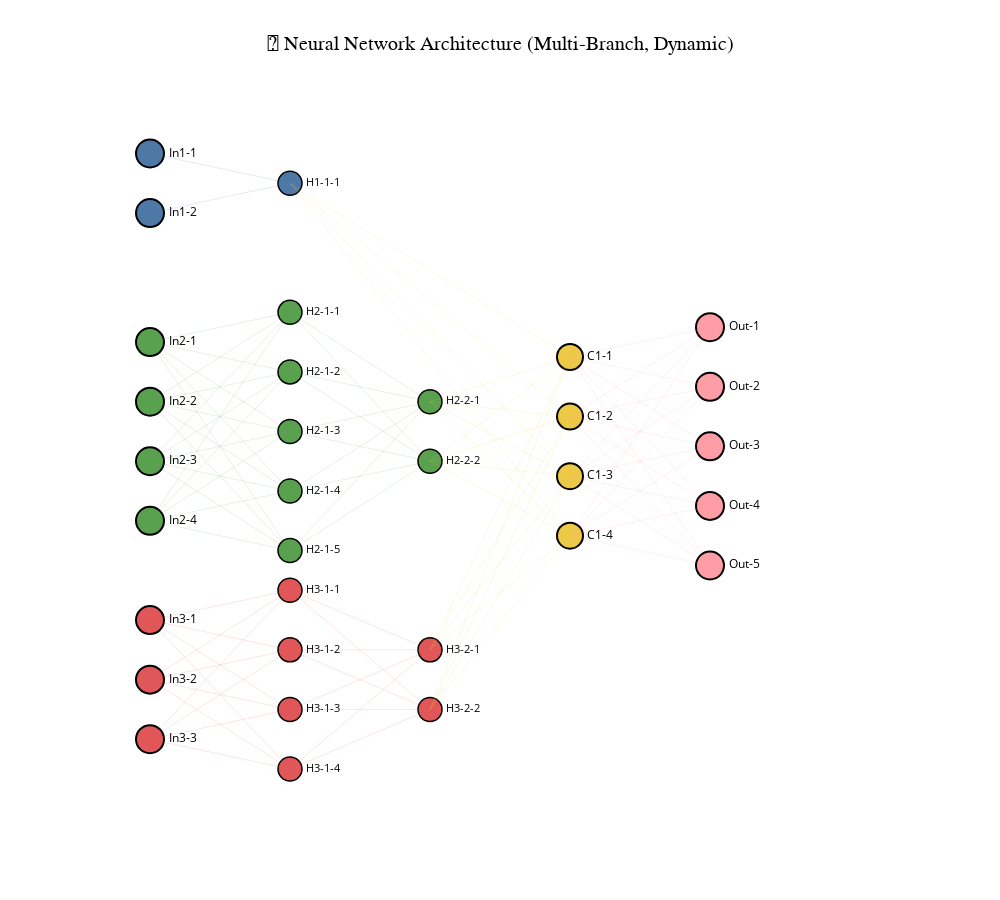

This figure's notebook cell:
### Markdown cell above
#### Visualisasi Model

### Code cell
from visualization import plot_dynamic_multi_input_network
plot_dynamic_multi_input_network(
    input_dims=[config.input_1_dim, config.input_2_dim,config.input_3_dim],
    hidden_dims_per_branch=[
        config.hidden_1_dims,
        config.hidden_2_dims,
        config.hidden_3_dims
    ],
    combined_dims=config.combine_dims,
    output_dim=config.output_dim,
    figsize=(1000, 900)
)

### Figure 1 — Plotly figure (JSON) as saved in the notebook; plotly's stock layout.template omitted (floating-point values rounded to 4 significant figures)
{"data": [{"hovertext": "Input 1<br>Neuron 1", "marker": {"color": "#4E79A7", "line": {"color": "black", "width": 2}, "size": 28}, "mode": "markers+text", "showlegend": false, "text": ["In1-1"], "textfont": {"color": "black", "size": 12}, "textposition": "middle right", "type": "scatter", "x": [0], "y": [2.8]}, {"hovertext": "Input 1<br>Neuron 2", "marker": {"color": "#4E79A7", "line": {"color": "black", "width": 2}, "size": 28}, "mode": "markers+text", "showlegend": false, "text": ["In1-2"], "textfont": {"color": "black", "size": 12}, "textposition": "middle right", "type": "scatter", "x": [0], "y": [2.2]}, {"hovertext": "Input 2<br>Neuron 1", "marker": {"color": "#59A14F", "line": {"color": "black", "width": 2}, "size": 28}, "mode": "markers+text", "showlegend": false, "text": ["In2-1"], "textfont": {"color": "black", "size": 12}, "textposition": "middle right", "type": "scatter", "x": [0], "y": [0.9]}, {"hovertext": "Input 2<br>Neuron 2", "marker": {"color": "#59A14F", "line": {"color": "black", "width": 2}, "size": 28}, "mode": "markers+text", "showlegend": false, "text": ["In2-2"], "textfont": {"color": "black", "size": 12}, "textposition": "middle right", "type": "scatter", "x": [0], "y": [0.3]}, {"hovertext": "Input 2<br>Neuron 3", "marker": {"color": "#59A14F", "line": {"color": "black", "width": 2}, "size": 28}, "mode": "markers+text", "showlegend": false, "text": ["In2-3"], "textfont": {"color": "black", "size": 12}, "textposition": "middle right", "type": "scatter", "x": [0], "y": [-0.3]}, {"hovertext": "Input 2<br>Neuron 4", "marker": {"color": "#59A14F", "line": {"color": "black", "width": 2}, "size": 28}, "mode": "markers+text", "showlegend": false, "text": ["In2-4"], "textfont": {"color": "black", "size": 12}, "textposition": "middle right", "type": "scatter", "x": [0], "y": [-0.9]}, {"hovertext": "Input 3<br>Neuron 1", "marker": {"color": "#E15759", "line": {"color": "black", "width": 2}, "size": 28}, "mode": "markers+text", "showlegend": false, "text": ["In3-1"], "textfont": {"color": "black", "size": 12}, "textposition": "middle right", "type": "scatter", "x": [0], "y": [-1.9]}, {"hovertext": "Input 3<br>Neuron 2", "marker": {"color": "#E15759", "line": {"color": "black", "width": 2}, "size": 28}, "mode": "markers+text", "showlegend": false, "text": ["In3-2"], "textfont": {"color": "black", "size": 12}, "textposition": "middle right", "type": "scatter", "x": [0], "y": [-2.5]}, {"hovertext": "Input 3<br>Neuron 3", "marker": {"color": "#E15759", "line": {"color": "black", "width": 2}, "size": 28}, "mode": "markers+text", "showlegend": false, "text": ["In3-3"], "textfont": {"color": "black", "size": 12}, "textposition": "middle right", "type": "scatter", "x": [0], "y": [-3.1]}, {"hovertext": "Branch 1 Hidden 1<br>Neuron 1", "marker": {"color": "#4E79A7", "line": {"color": "black", "width": 1.5}, "size": 24}, "mode": "markers+text", "showlegend": false, "text": ["H1-1-1"], "textfont": {"color": "black", "size": 11}, "textposition": "middle right", "type": "scatter", "x": [1], "y": [2.5]}, {"line": {"color": "rgba(78, 121, 167, 0.3)", "width": 0.5}, "mode": "lines", "showlegend": false, "type": "scatter", "x": [0, 1], "y": [2.8, 2.5]}, {"line": {"color": "rgba(78, 121, 167, 0.3)", "width": 0.5}, "mode": "lines", "showlegend": false, "type": "scatter", "x": [0, 1], "y": [2.2, 2.5]}, {"hovertext": "Branch 2 Hidden 1<br>Neuron 1", "marker": {"color": "#59A14F", "line": {"color": "black", "width": 1.5}, "size": 24}, "mode": "markers+text", "showlegend": false, "text": ["H2-1-1"], "textfont": {"color": "black", "size": 11}, "textposition": "middle right", "type": "scatter", "x": [1], "y": [1.2]}, {"line": {"color": "rgba(89, 161, 79, 0.3)", "width": 0.5}, "mode": "lines", "showlegend": false, "type": "scatter", "x": [0, 1], "y": [0.9, 1.2]}, {"line": {"color": "rgba(89, 161, 79, 0.3)", "width": 0.5}, "mode": "lines", "showlegend": false, "type": "scatter", "x": [0, 1], "y": [0.3, 1.2]}, {"line": {"color": "rgba(89, 161, 79, 0.3)", "width": 0.5}, "mode": "lines", "showlegend": false, "type": "scatter", "x": [0, 1], "y": [-0.3, 1.2]}, {"line": {"color": "rgba(89, 161, 79, 0.3)", "width": 0.5}, "mode": "lines", "showlegend": false, "type": "scatter", "x": [0, 1], "y": [-0.9, 1.2]}, {"hovertext": "Branch 2 Hidden 1<br>Neuron 2", "marker": {"color": "#59A14F", "line": {"color": "black", "width": 1.5}, "size": 24}, "mode": "markers+text", "showlegend": false, "text": ["H2-1-2"], "textfont": {"color": "black", "size": 11}, "textposition": "middle right", "type": "scatter", "x": [1], "y": [0.6]}, {"line": {"color": "rgba(89, 161, 79, 0.3)", "width": 0.5}, "mode": "lines", "showlegend": false, "type": "scatter", "x": [0, 1], "y": [0.9, 0.6]}, {"line": {"color": "rgba(89, 161, 79, 0.3)", "width": 0.5}, "mode": "lines", "showlegend": false, "type": "scatter", "x": [0, 1], "y": [0.3, 0.6]}, {"line": {"color": "rgba(89, 161, 79, 0.3)", "width": 0.5}, "mode": "lines", "showlegend": false, "type": "scatter", "x": [0, 1], "y": [-0.3, 0.6]}, {"line": {"color": "rgba(89, 161, 79, 0.3)", "width": 0.5}, "mode": "lines", "showlegend": false, "type": "scatter", "x": [0, 1], "y": [-0.9, 0.6]}, {"hovertext": "Branch 2 Hidden 1<br>Neuron 3", "marker": {"color": "#59A14F", "line": {"color": "black", "width": 1.5}, "size": 24}, "mode": "markers+text", "showlegend": false, "text": ["H2-1-3"], "textfont": {"color": "black", "size": 11}, "textposition": "middle right", "type": "scatter", "x": [1], "y": [0]}, {"line": {"color": "rgba(89, 161, 79, 0.3)", "width": 0.5}, "mode": "lines", "showlegend": false, "type": "scatter", "x": [0, 1], "y": [0.9, 0]}, {"line": {"color": "rgba(89, 161, 79, 0.3)", "width": 0.5}, "mode": "lines", "showlegend": false, "type": "scatter", "x": [0, 1], "y": [0.3, 0]}, {"line": {"color": "rgba(89, 161, 79, 0.3)", "width": 0.5}, "mode": "lines", "showlegend": false, "type": "scatter", "x": [0, 1], "y": [-0.3, 0]}, {"line": {"color": "rgba(89, 161, 79, 0.3)", "width": 0.5}, "mode": "lines", "showlegend": false, "type": "scatter", "x": [0, 1], "y": [-0.9, 0]}, {"hovertext": "Branch 2 Hidden 1<br>Neuron 4", "marker": {"color": "#59A14F", "line": {"color": "black", "width": 1.5}, "size": 24}, "mode": "markers+text", "showlegend": false, "text": ["H2-1-4"], "textfont": {"color": "black", "size": 11}, "textposition": "middle right", "type": "scatter", "x": [1], "y": [-0.6]}, {"line": {"color": "rgba(89, 161, 79, 0.3)", "width": 0.5}, "mode": "lines", "showlegend": false, "type": "scatter", "x": [0, 1], "y": [0.9, -0.6]}, {"line": {"color": "rgba(89, 161, 79, 0.3)", "width": 0.5}, "mode": "lines", "showlegend": false, "type": "scatter", "x": [0, 1], "y": [0.3, -0.6]}, {"line": {"color": "rgba(89, 161, 79, 0.3)", "width": 0.5}, "mode": "lines", "showlegend": false, "type": "scatter", "x": [0, 1], "y": [-0.3, -0.6]}, {"line": {"color": "rgba(89, 161, 79, 0.3)", "width": 0.5}, "mode": "lines", "showlegend": false, "type": "scatter", "x": [0, 1], "y": [-0.9, -0.6]}, {"hovertext": "Branch 2 Hidden 1<br>Neuron 5", "marker": {"color": "#59A14F", "line": {"color": "black", "width": 1.5}, "size": 24}, "mode": "markers+text", "showlegend": false, "text": ["H2-1-5"], "textfont": {"color": "black", "size": 11}, "textposition": "middle right", "type": "scatter", "x": [1], "y": [-1.2]}, {"line": {"color": "rgba(89, 161, 79, 0.3)", "width": 0.5}, "mode": "lines", "showlegend": false, "type": "scatter", "x": [0, 1], "y": [0.9, -1.2]}, {"line": {"color": "rgba(89, 161, 79, 0.3)", "width": 0.5}, "mode": "lines", "showlegend": false, "type": "scatter", "x": [0, 1], "y": [0.3, -1.2]}, {"line": {"color": "rgba(89, 161, 79, 0.3)", "width": 0.5}, "mode": "lines", "showlegend": false, "type": "scatter", "x": [0, 1], "y": [-0.3, -1.2]}, {"line": {"color": "rgba(89, 161, 79, 0.3)", "width": 0.5}, "mode": "lines", "showlegend": false, "type": "scatter", "x": [0, 1], "y": [-0.9, -1.2]}, {"hovertext": "Branch 2 Hidden 2<br>Neuron 1", "marker": {"color": "#59A14F", "line": {"color": "black", "width": 1.5}, "size": 24}, "mode": "markers+text", "showlegend": false, "text": ["H2-2-1"], "textfont": {"color": "black", "size": 11}, "textposition": "middle right", "type": "scatter", "x": [2], "y": [0.3]}, {"line": {"color": "rgba(89, 161, 79, 0.3)", "width": 0.5}, "mode": "lines", "showlegend": false, "type": "scatter", "x": [1, 2], "y": [1.2, 0.3]}, {"line": {"color": "rgba(89, 161, 79, 0.3)", "width": 0.5}, "mode": "lines", "showlegend": false, "type": "scatter", "x": [1, 2], "y": [0.6, 0.3]}, {"line": {"color": "rgba(89, 161, 79, 0.3)", "width": 0.5}, "mode": "lines", "showlegend": false, "type": "scatter", "x": [1, 2], "y": [0, 0.3]}, {"line": {"color": "rgba(89, 161, 79, 0.3)", "width": 0.5}, "mode": "lines", "showlegend": false, "type": "scatter", "x": [1, 2], "y": [-0.6, 0.3]}, {"line": {"color": "rgba(89, 161, 79, 0.3)", "width": 0.5}, "mode": "lines", "showlegend": false, "type": "scatter", "x": [1, 2], "y": [-1.2, 0.3]}, {"hovertext": "Branch 2 Hidden 2<br>Neuron 2", "marker": {"color": "#59A14F", "line": {"color": "black", "width": 1.5}, "size": 24}, "mode": "markers+text", "showlegend": false, "text": ["H2-2-2"], "textfont": {"color": "black", "size": 11}, "textposition": "middle right", "type": "scatter", "x": [2], "y": [-0.3]}, {"line": {"color": "rgba(89, 161, 79, 0.3)", "width": 0.5}, "mode": "lines", "showlegend": false, "type": "scatter", "x": [1, 2], "y": [1.2, -0.3]}, {"line": {"color": "rgba(89, 161, 79, 0.3)", "width": 0.5}, "mode": "lines", "showlegend": false, "type": "scatter", "x": [1, 2], "y": [0.6, -0.3]}, {"line": {"color": "rgba(89, 161, 79, 0.3)", "width": 0.5}, "mode": "lines", "showlegend": false, "type": "scatter", "x": [1, 2], "y": [0, -0.3]}, {"line": {"color": "rgba(89, 161, 79, 0.3)", "width": 0.5}, "mode": "lines", "showlegend": false, "type": "scatter", "x": [1, 2], "y": [-0.6, -0.3]}, {"line": {"color": "rgba(89, 161, 79, 0.3)", "width": 0.5}, "mode": "lines", "showlegend": false, "type": "scatter", "x": [1, 2], "y": [-1.2, -0.3]}, {"hovertext": "Branch 3 Hidden 1<br>Neuron 1", "marker": {"color": "#E15759", "line": {"color": "black", "width": 1.5}, "size": 24}, "mode": "markers+text", "showlegend": false, "text": ["H3-1-1"], "textfont": {"color": "black", "size": 11}, "textposition": "middle right", "type": "scatter", "x": [1], "y": [-1.6]}, {"line": {"color": "rgba(225, 87, 89, 0.3)", "width": 0.5}, "mode": "lines", "showlegend": false, "type": "scatter", "x": [0, 1], "y": [-1.9, -1.6]}, {"line": {"color": "rgba(225, 87, 89, 0.3)", "width": 0.5}, "mode": "lines", "showlegend": false, "type": "scatter", "x": [0, 1], "y": [-2.5, -1.6]}, {"line": {"color": "rgba(225, 87, 89, 0.3)", "width": 0.5}, "mode": "lines", "showlegend": false, "type": "scatter", "x": [0, 1], "y": [-3.1, -1.6]}, {"hovertext": "Branch 3 Hidden 1<br>Neuron 2", "marker": {"color": "#E15759", "line": {"color": "black", "width": 1.5}, "size": 24}, "mode": "markers+text", "showlegend": false, "text": ["H3-1-2"], "textfont": {"color": "black", "size": 11}, "textposition": "middle right", "type": "scatter", "x": [1], "y": [-2.2]}, {"line": {"color": "rgba(225, 87, 89, 0.3)", "width": 0.5}, "mode": "lines", "showlegend": false, "type": "scatter", "x": [0, 1], "y": [-1.9, -2.2]}, {"line": {"color": "rgba(225, 87, 89, 0.3)", "width": 0.5}, "mode": "lines", "showlegend": false, "type": "scatter", "x": [0, 1], "y": [-2.5, -2.2]}, {"line": {"color": "rgba(225, 87, 89, 0.3)", "width": 0.5}, "mode": "lines", "showlegend": false, "type": "scatter", "x": [0, 1], "y": [-3.1, -2.2]}, {"hovertext": "Branch 3 Hidden 1<br>Neuron 3", "marker": {"color": "#E15759", "line": {"color": "black", "width": 1.5}, "size": 24}, "mode": "markers+text", "showlegend": false, "text": ["H3-1-3"], "textfont": {"color": "black", "size": 11}, "textposition": "middle right", "type": "scatter", "x": [1], "y": [-2.8]}, {"line": {"color": "rgba(225, 87, 89, 0.3)", "width": 0.5}, "mode": "lines", "showlegend": false, "type": "scatter", "x": [0, 1], "y": [-1.9, -2.8]}, {"line": {"color": "rgba(225, 87, 89, 0.3)", "width": 0.5}, "mode": "lines", "showlegend": false, "type": "scatter", "x": [0, 1], "y": [-2.5, -2.8]}, {"line": {"color": "rgba(225, 87, 89, 0.3)", "width": 0.5}, "mode": "lines", "showlegend": false, "type": "scatter", "x": [0, 1], "y": [-3.1, -2.8]}, {"hovertext": "Branch 3 Hidden 1<br>Neuron 4", "marker": {"color": "#E15759", "line": {"color": "black", "width": 1.5}, "size": 24}, "mode": "markers+text", "showlegend": false, "text": ["H3-1-4"], "textfont": {"color": "black", "size": 11}, "textposition": "middle right", "type": "scatter", "x": [1], "y": [-3.4]}, {"line": {"color": "rgba(225, 87, 89, 0.3)", "width": 0.5}, "mode": "lines", "showlegend": false, "type": "scatter", "x": [0, 1], "y": [-1.9, -3.4]}, {"line": {"color": "rgba(225, 87, 89, 0.3)", "width": 0.5}, "mode": "lines", "showlegend": false, "type": "scatter", "x": [0, 1], "y": [-2.5, -3.4]}, {"line": {"color": "rgba(225, 87, 89, 0.3)", "width": 0.5}, "mode": "lines", "showlegend": false, "type": "scatter", "x": [0, 1], "y": [-3.1, -3.4]}, {"hovertext": "Branch 3 Hidden 2<br>Neuron 1", "marker": {"color": "#E15759", "line": {"color": "black", "width": 1.5}, "size": 24}, "mode": "markers+text", "showlegend": false, "text": ["H3-2-1"], "textfont": {"color": "black", "size": 11}, "textposition": "middle right", "type": "scatter", "x": [2], "y": [-2.2]}, {"line": {"color": "rgba(225, 87, 89, 0.3)", "width": 0.5}, "mode": "lines", "showlegend": false, "type": "scatter", "x": [1, 2], "y": [-1.6, -2.2]}, {"line": {"color": "rgba(225, 87, 89, 0.3)", "width": 0.5}, "mode": "lines", "showlegend": false, "type": "scatter", "x": [1, 2], "y": [-2.2, -2.2]}, {"line": {"color": "rgba(225, 87, 89, 0.3)", "width": 0.5}, "mode": "lines", "showlegend": false, "type": "scatter", "x": [1, 2], "y": [-2.8, -2.2]}, {"line": {"color": "rgba(225, 87, 89, 0.3)", "width": 0.5}, "mode": "lines", "showlegend": false, "type": "scatter", "x": [1, 2], "y": [-3.4, -2.2]}, {"hovertext": "Branch 3 Hidden 2<br>Neuron 2", "marker": {"color": "#E15759", "line": {"color": "black", "width": 1.5}, "size": 24}, "mode": "markers+text", "showlegend": false, "text": ["H3-2-2"], "textfont": {"color": "black", "size": 11}, "textposition": "middle right", "type": "scatter", "x": [2], "y": [-2.8]}, {"line": {"color": "rgba(225, 87, 89, 0.3)", "width": 0.5}, "mode": "lines", "showlegend": false, "type": "scatter", "x": [1, 2], "y": [-1.6, -2.8]}, {"line": {"color": "rgba(225, 87, 89, 0.3)", "width": 0.5}, "mode": "lines", "showlegend": false, "type": "scatter", "x": [1, 2], "y": [-2.2, -2.8]}, {"line": {"color": "rgba(225, 87, 89, 0.3)", "width": 0.5}, "mode": "lines", "showlegend": false, "type": "scatter", "x": [1, 2], "y": [-2.8, -2.8]}, {"line": {"color": "rgba(225, 87, 89, 0.3)", "width": 0.5}, "mode": "lines", "showlegend": false, "type": "scatter", "x": [1, 2], "y": [-3.4, -2.8]}, {"hovertext": "Combined Layer 1<br>Neuron 1", "marker": {"color": "#EDC948", "line": {"color": "black", "width": 2}, "size": 26}, "mode": "markers+text", "showlegend": false, "text": ["C1-1"], "textfont": {"color": "black", "size": 12}, "textposition": "middle right", "type": "scatter", "x": [3], "y": [0.75]}, {"line": {"color": "rgba(237, 201, 72, 0.3)", "width": 0.5}, "mode": "lines", "showlegend": false, "type": "scatter", "x": [1, 3], "y": [2.5, 0.75]}, {"line": {"color": "rgba(237, 201, 72, 0.3)", "width": 0.5}, "mode": "lines", "showlegend": false, "type": "scatter", "x": [2, 3], "y": [0.3, 0.75]}, {"line": {"color": "rgba(237, 201, 72, 0.3)", "width": 0.5}, "mode": "lines", "showlegend": false, "type": "scatter", "x": [2, 3], "y": [-0.3, 0.75]}, {"line": {"color": "rgba(237, 201, 72, 0.3)", "width": 0.5}, "mode": "lines", "showlegend": false, "type": "scatter", "x": [2, 3], "y": [-2.2, 0.75]}, {"line": {"color": "rgba(237, 201, 72, 0.3)", "width": 0.5}, "mode": "lines", "showlegend": false, "type": "scatter", "x": [2, 3], "y": [-2.8, 0.75]}, {"hovertext": "Combined Layer 1<br>Neuron 2", "marker": {"color": "#EDC948", "line": {"color": "black", "width": 2}, "size": 26}, "mode": "markers+text", "showlegend": false, "text": ["C1-2"], "textfont": {"color": "black", "size": 12}, "textposition": "middle right", "type": "scatter", "x": [3], "y": [0.15]}, {"line": {"color": "rgba(237, 201, 72, 0.3)", "width": 0.5}, "mode": "lines", "showlegend": false, "type": "scatter", "x": [1, 3], "y": [2.5, 0.15]}, {"line": {"color": "rgba(237, 201, 72, 0.3)", "width": 0.5}, "mode": "lines", "showlegend": false, "type": "scatter", "x": [2, 3], "y": [0.3, 0.15]}, {"line": {"color": "rgba(237, 201, 72, 0.3)", "width": 0.5}, "mode": "lines", "showlegend": false, "type": "scatter", "x": [2, 3], "y": [-0.3, 0.15]}, {"line": {"color": "rgba(237, 201, 72, 0.3)", "width": 0.5}, "mode": "lines", "showlegend": false, "type": "scatter", "x": [2, 3], "y": [-2.2, 0.15]}, {"line": {"color": "rgba(237, 201, 72, 0.3)", "width": 0.5}, "mode": "lines", "showlegend": false, "type": "scatter", "x": [2, 3], "y": [-2.8, 0.15]}, {"hovertext": "Combined Layer 1<br>Neuron 3", "marker": {"color": "#EDC948", "line": {"color": "black", "width": 2}, "size": 26}, "mode": "markers+text", "showlegend": false, "text": ["C1-3"], "textfont": {"color": "black", "size": 12}, "textposition": "middle right", "type": "scatter", "x": [3], "y": [-0.45]}, {"line": {"color": "rgba(237, 201, 72, 0.3)", "width": 0.5}, "mode": "lines", "showlegend": false, "type": "scatter", "x": [1, 3], "y": [2.5, -0.45]}, {"line": {"color": "rgba(237, 201, 72, 0.3)", "width": 0.5}, "mode": "lines", "showlegend": false, "type": "scatter", "x": [2, 3], "y": [0.3, -0.45]}, {"line": {"color": "rgba(237, 201, 72, 0.3)", "width": 0.5}, "mode": "lines", "showlegend": false, "type": "scatter", "x": [2, 3], "y": [-0.3, -0.45]}, {"line": {"color": "rgba(237, 201, 72, 0.3)", "width": 0.5}, "mode": "lines", "showlegend": false, "type": "scatter", "x": [2, 3], "y": [-2.2, -0.45]}, {"line": {"color": "rgba(237, 201, 72, 0.3)", "width": 0.5}, "mode": "lines", "showlegend": false, "type": "scatter", "x": [2, 3], "y": [-2.8, -0.45]}, {"hovertext": "Combined Layer 1<br>Neuron 4", "marker": {"color": "#EDC948", "line": {"color": "black", "width": 2}, "size": 26}, "mode": "markers+text", "showlegend": false, "text": ["C1-4"], "textfont": {"color": "black", "size": 12}, "textposition": "middle right", "type": "scatter", "x": [3], "y": [-1.05]}, {"line": {"color": "rgba(237, 201, 72, 0.3)", "width": 0.5}, "mode": "lines", "showlegend": false, "type": "scatter", "x": [1, 3], "y": [2.5, -1.05]}, {"line": {"color": "rgba(237, 201, 72, 0.3)", "width": 0.5}, "mode": "lines", "showlegend": false, "type": "scatter", "x": [2, 3], "y": [0.3, -1.05]}, {"line": {"color": "rgba(237, 201, 72, 0.3)", "width": 0.5}, "mode": "lines", "showlegend": false, "type": "scatter", "x": [2, 3], "y": [-0.3, -1.05]}, {"line": {"color": "rgba(237, 201, 72, 0.3)", "width": 0.5}, "mode": "lines", "showlegend": false, "type": "scatter", "x": [2, 3], "y": [-2.2, -1.05]}, {"line": {"color": "rgba(237, 201, 72, 0.3)", "width": 0.5}, "mode": "lines", "showlegend": false, "type": "scatter", "x": [2, 3], "y": [-2.8, -1.05]}, {"hovertext": "Output Neuron 1", "marker": {"color": "#FF9DA7", "line": {"color": "black", "width": 2}, "size": 28}, "mode": "markers+text", "showlegend": false, "text": ["Out-1"], "textfont": {"color": "black", "size": 12}, "textposition": "middle right", "type": "scatter", "x": [4], "y": [1.05]}, {"line": {"color": "rgba(255, 157, 167, 0.3)", "width": 0.5}, "mode": "lines", "showlegend": false, "type": "scatter", "x": [3, 4], "y": [0.75, 1.05]}, {"line": {"color": "rgba(255, 157, 167, 0.3)", "width": 0.5}, "mode": "lines", "showlegend": false, "type": "scatter", "x": [3, 4], "y": [0.15, 1.05]}, {"line": {"color": "rgba(255, 157, 167, 0.3)", "width": 0.5}, "mode": "lines", "showlegend": false, "type": "scatter", "x": [3, 4], "y": [-0.45, 1.05]}, {"line": {"color": "rgba(255, 157, 167, 0.3)", "width": 0.5}, "mode": "lines", "showlegend": false, "type": "scatter", "x": [3, 4], "y": [-1.05, 1.05]}, {"hovertext": "Output Neuron 2", "marker": {"color": "#FF9DA7", "line": {"color": "black", "width": 2}, "size": 28}, "mode": "markers+text", "showlegend": false, "text": ["Out-2"], "textfont": {"color": "black", "size": 12}, "textposition": "middle right", "type": "scatter", "x": [4], "y": [0.45]}, {"line": {"color": "rgba(255, 157, 167, 0.3)", "width": 0.5}, "mode": "lines", "showlegend": false, "type": "scatter", "x": [3, 4], "y": [0.75, 0.45]}, {"line": {"color": "rgba(255, 157, 167, 0.3)", "width": 0.5}, "mode": "lines", "showlegend": false, "type": "scatter", "x": [3, 4], "y": [0.15, 0.45]}, {"line": {"color": "rgba(255, 157, 167, 0.3)", "width": 0.5}, "mode": "lines", "showlegend": false, "type": "scatter", "x": [3, 4], "y": [-0.45, 0.45]}, {"line": {"color": "rgba(255, 157, 167, 0.3)", "width": 0.5}, "mode": "lines", "showlegend": false, "type": "scatter", "x": [3, 4], "y": [-1.05, 0.45]}, {"hovertext": "Output Neuron 3", "marker": {"color": "#FF9DA7", "line": {"color": "black", "width": 2}, "size": 28}, "mode": "markers+text", "showlegend": false, "text": ["Out-3"], "textfont": {"color": "black", "size": 12}, "textposition": "middle right", "type": "scatter", "x": [4], "y": [-0.15]}, {"line": {"color": "rgba(255, 157, 167, 0.3)", "width": 0.5}, "mode": "lines", "showlegend": false, "type": "scatter", "x": [3, 4], "y": [0.75, -0.15]}, {"line": {"color": "rgba(255, 157, 167, 0.3)", "width": 0.5}, "mode": "lines", "showlegend": false, "type": "scatter", "x": [3, 4], "y": [0.15, -0.15]}, {"line": {"color": "rgba(255, 157, 167, 0.3)", "width": 0.5}, "mode": "lines", "showlegend": false, "type": "scatter", "x": [3, 4], "y": [-0.45, -0.15]}, {"line": {"color": "rgba(255, 157, 167, 0.3)", "width": 0.5}, "mode": "lines", "showlegend": false, "type": "scatter", "x": [3, 4], "y": [-1.05, -0.15]}, {"hovertext": "Output Neuron 4", "marker": {"color": "#FF9DA7", "line": {"color": "black", "width": 2}, "size": 28}, "mode": "markers+text", "showlegend": false, "text": ["Out-4"], "textfont": {"color": "black", "size": 12}, "textposition": "middle right", "type": "scatter", "x": [4], "y": [-0.75]}, {"line": {"color": "rgba(255, 157, 167, 0.3)", "width": 0.5}, "mode": "lines", "showlegend": false, "type": "scatter", "x": [3, 4], "y": [0.75, -0.75]}, {"line": {"color": "rgba(255, 157, 167, 0.3)", "width": 0.5}, "mode": "lines", "showlegend": false, "type": "scatter", "x": [3, 4], "y": [0.15, -0.75]}, {"line": {"color": "rgba(255, 157, 167, 0.3)", "width": 0.5}, "mode": "lines", "showlegend": false, "type": "scatter", "x": [3, 4], "y": [-0.45, -0.75]}, {"line": {"color": "rgba(255, 157, 167, 0.3)", "width": 0.5}, "mode": "lines", "showlegend": false, "type": "scatter", "x": [3, 4], "y": [-1.05, -0.75]}, {"hovertext": "Output Neuron 5", "marker": {"color": "#FF9DA7", "line": {"color": "black", "width": 2}, "size": 28}, "mode": "markers+text", "showlegend": false, "text": ["Out-5"], "textfont": {"color": "black", "size": 12}, "textposition": "middle right", "type": "scatter", "x": [4], "y": [-1.35]}, {"line": {"color": "rgba(255, 157, 167, 0.3)", "width": 0.5}, "mode": "lines", "showlegend": false, "type": "scatter", "x": [3, 4], "y": [0.75, -1.35]}, {"line": {"color": "rgba(255, 157, 167, 0.3)", "width": 0.5}, "mode": "lines", "showlegend": false, "type": "scatter", "x": [3, 4], "y": [0.15, -1.35]}, {"line": {"color": "rgba(255, 157, 167, 0.3)", "width": 0.5}, "mode": "lines", "showlegend": false, "type": "scatter", "x": [3, 4], "y": [-0.45, -1.35]}, {"line": {"color": "rgba(255, 157, 167, 0.3)", "width": 0.5}, "mode": "lines", "showlegend": false, "type": "scatter", "x": [3, 4], "y": [-1.05, -1.35]}], "layout": {"height": 900, "paper_bgcolor": "white", "plot_bgcolor": "white", "showlegend": false, "title": {"font": {"color": "black", "family": "Arial Black", "size": 20}, "text": "🧠 Neural Network Architecture (Multi-Branch, Dynamic)", "x": 0.5}, "width": 1000, "xaxis": {"range": [-0.5, 5.5], "type": "linear", "visible": false}, "yaxis": {"autorange": true, "range": [-3.914, 3.339], "type": "linear", "visible": false}}}
